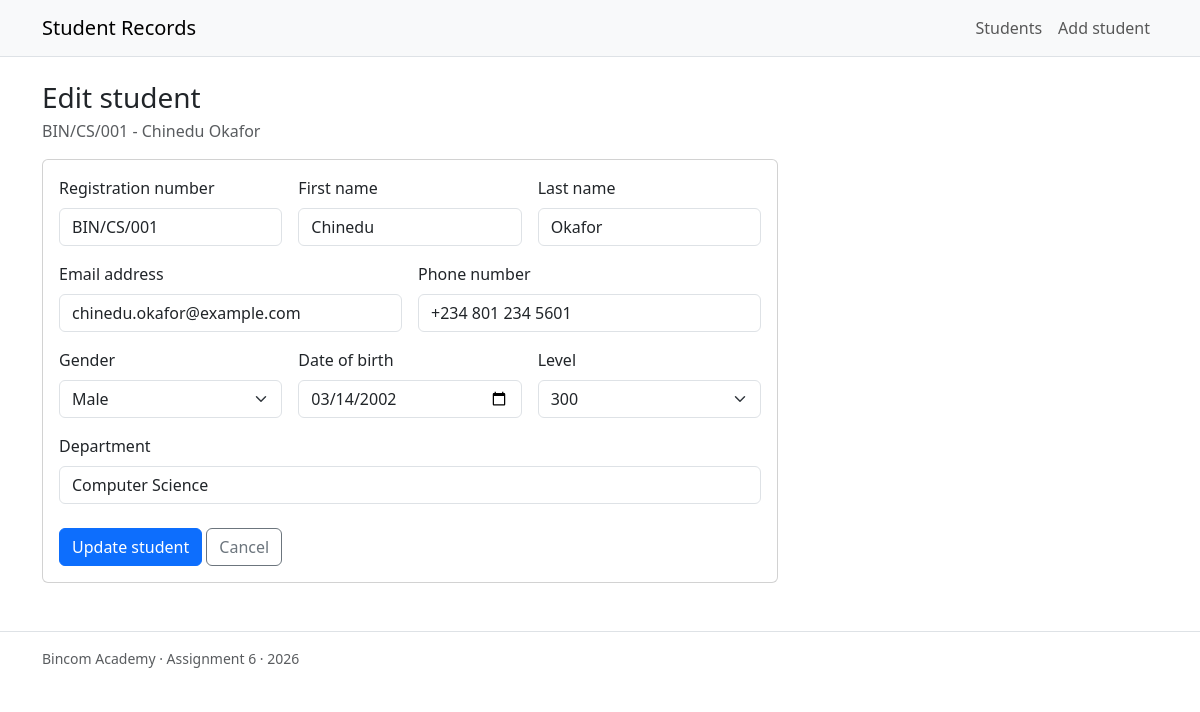
The page /edit.php?id=1 on the database its author committed.
### tables this page shows
CREATE TABLE students (
    id            INT UNSIGNED NOT NULL AUTO_INCREMENT,
    reg_no        VARCHAR(20)  NOT NULL,
    first_name    VARCHAR(50)  NOT NULL,
    last_name     VARCHAR(50)  NOT NULL,
    email         VARCHAR(100) NOT NULL,
    phone         VARCHAR(20)  NOT NULL,
    gender        ENUM('Male', 'Female', 'Other') NOT NULL,
    date_of_birth DATE         NOT NULL,
    department    VARCHAR(100) NOT NULL,
    level         VARCHAR(20)  NOT NULL,
    created_at    TIMESTAMP    NOT NULL DEFAULT CURRENT_TIMESTAMP,
    PRIMARY KEY (id),
    UNIQUE KEY uniq_reg_no (reg_no),
    UNIQUE KEY uniq_email (email)
);

### config.php (called while the page is built, shortened)
<?php
function e(?string $value): string
{
    return htmlspecialchars((string) $value, ENT_QUOTES, 'UTF-8');
}
function old(array $data, string $key): string
{
    return e((string) ($data[$key] ?? ''));
}
function student_input(array $source): array
{
    $keys = [
        'reg_no', 'first_name', 'last_name', 'email', 'phone',
        'gender', 'date_of_birth', 'department', 'level',
    ];
    $data = [];
    foreach ($keys as $key) {
        $data[$key] = trim((string) ($source[$key] ?? ''));
    }
    return $data;
}

### student_form.php (the view, shortened to what this page needs)
<form method="post" action="<?php echo e($formAction); ?>" novalidate>
  <div class="row g-3">
    <div class="col-md-4">
      <label for="reg_no" class="form-label">Registration number</label>
      <input type="text" class="form-control<?php echo isset($errors['reg_no']) ? ' is-invalid' : ''; ?>"
             id="reg_no" name="reg_no" maxlength="20" placeholder="BIN/CS/011"
             value="<?php echo old($data, 'reg_no'); ?>" required>
    </div>
    <div class="col-md-4">
      <label for="first_name" class="form-label">First name</label>
      <input type="text" class="form-control<?php echo isset($errors['first_name']) ? ' is-invalid' : ''; ?>"
             id="first_name" name="first_name" maxlength="50"
             value="<?php echo old($data, 'first_name'); ?>" required>
    </div>
    <div class="col-md-4">
      <label for="last_name" class="form-label">Last name</label>
      <input type="text" class="form-control<?php echo isset($errors['last_name']) ? ' is-invalid' : ''; ?>"
             id="last_name" name="last_name" maxlength="50"
             value="<?php echo old($data, 'last_name'); ?>" required>
    </div>
    <div class="col-md-6">
      <label for="email" class="form-label">Email address</label>
      <input type="email" class="form-control<?php echo isset($errors['email']) ? ' is-invalid' : ''; ?>"
             id="email" name="email" maxlength="100"
             value="<?php echo old($data, 'email'); ?>" required>
    </div>
    <div class="col-md-6">
      <label for="phone" class="form-label">Phone number</label>
      <input type="tel" class="form-control<?php echo isset($errors['phone']) ? ' is-invalid' : ''; ?>"
             id="phone" name="phone" maxlength="20" placeholder="+234 801 234 5678"
             value="<?php echo old($data, 'phone'); ?>" required>
    </div>
    <div class="col-md-4">
      <label for="gender" class="form-label">Gender</label>
      <select class="form-select<?php echo isset($errors['gender']) ? ' is-invalid' : ''; ?>"
              id="gender" name="gender" required>
        <?php foreach (GENDERS as $gender): ?>
          <option value="<?php echo e($gender); ?>"<?php echo $data['gender'] === $gender ? ' selected' : ''; ?>>
            <?php echo e($gender); ?>
          </option>
        <?php endforeach; ?>
      </select>
    </div>
    <div class="col-md-4">
      <label for="date_of_birth" class="form-label">Date of birth</label>
      <input type="date" class="form-control<?php echo isset($errors['date_of_birth']) ? ' is-invalid' : ''; ?>"
             id="date_of_birth" name="date_of_birth"
             value="<?php echo old($data, 'date_of_birth'); ?>" required>
    </div>
    <div class="col-md-4">
      <label for="level" class="form-label">Level</label>
      <select class="form-select<?php echo isset($errors['level']) ? ' is-invalid' : ''; ?>"
              id="level" name="level" required>
        <?php foreach (LEVELS as $level): ?>
          <option value="<?php echo e($level); ?>"<?php echo $data['level'] === $level ? ' selected' : ''; ?>>
            <?php echo e($level); ?>
          </option>
        <?php endforeach; ?>
      </select>
    </div>
    <div class="col-12">
      <label for="department" class="form-label">Department</label>
      <input type="text" class="form-control<?php echo isset($errors['department']) ? ' is-invalid' : ''; ?>"
             id="department" name="department" maxlength="100" placeholder="Computer Science"
             value="<?php echo old($data, 'department'); ?>" required>
    </div>
  </div>
  <div class="mt-4">
    <button type="submit" class="btn btn-primary"><?php echo e($submitLabel); ?></button>
    <a class="btn btn-outline-secondary" href="index.php">Cancel</a>
  </div>
</form>

### edit.php (shortened to what this page needs)
<?php
require_once __DIR__ . '/config.php';
$id = (int) ($_GET['id'] ?? $_POST['id'] ?? 0);
$stmt = $conn->prepare(
    'SELECT id, reg_no, first_name, last_name, email, phone, gender, date_of_birth, department, level
     FROM students WHERE id = ? LIMIT 1'
);
$stmt->bind_param('i', $id);
$stmt->execute();
$student = $stmt->get_result()->fetch_assoc();
$data = student_input($student);
$errors = [];
require __DIR__ . '/header.php';
?>
<h1 class="h3 mb-1">Edit student</h1>
<p class="text-muted mb-3">
  <?php echo e($student['reg_no'] . ' - ' . $student['first_name'] . ' ' . $student['last_name']); ?>
</p>
<div class="row">
  <div class="col-lg-9 col-xl-8">
    <div class="card">
      <div class="card-body">
        <?php
        $formAction = 'edit.php?id=' . $id;
        $submitLabel = 'Update student';
        require __DIR__ . '/student_form.php';
        ?>
      </div>
    </div>
  </div>
</div>
<?php require __DIR__ . '/footer.php'; ?>

### rows shown on the page
students: reg_no+first_name+last_name "BIN/CS/001 - Chinedu Okafor", reg_no "BIN/CS/001", first_name "Chinedu", last_name "Okafor", email "chinedu.okafor@example.com", phone "+234 801 234 5601", date_of_birth "03/14/2002", department "Computer Science"

### other values the page prints
APP_NAME "Student Records"
$submitLabel "Update student"
form field gender "Male"
form field level "300"
